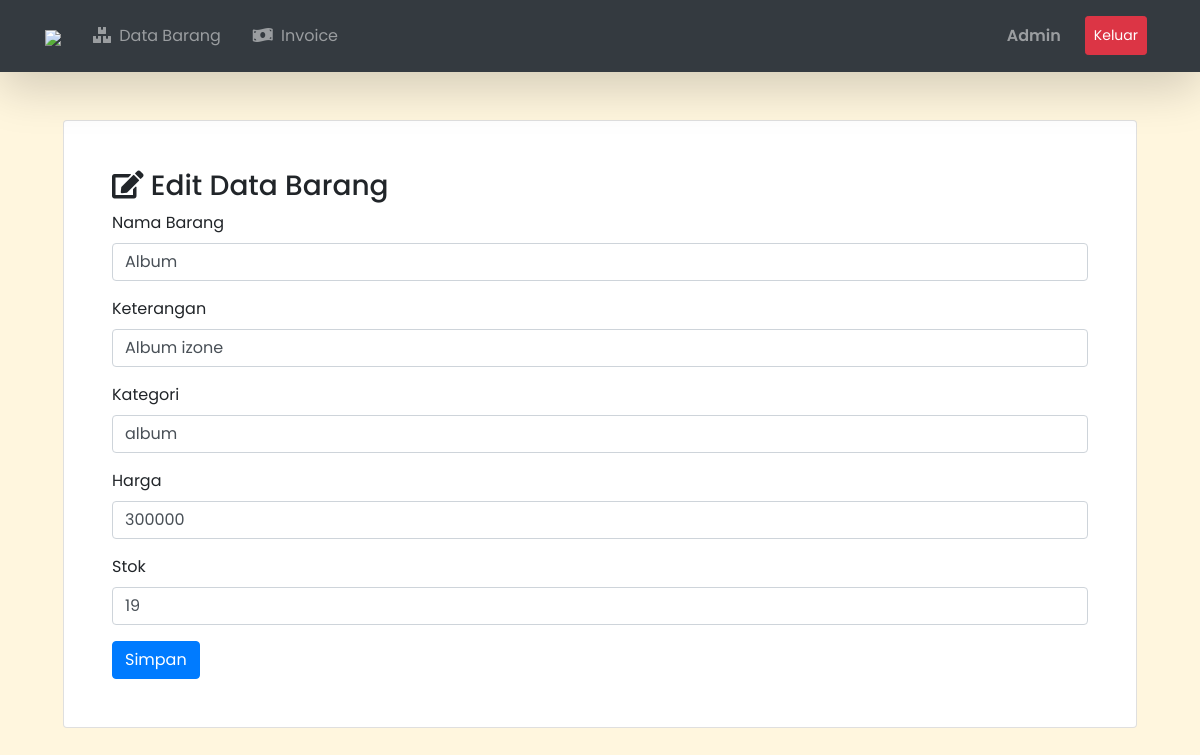
The app's page /admin/data_barang/edit/2 with its own data.
### tables this page shows
CREATE TABLE `barang` (
  `id_brg` int(11) NOT NULL,
  `nama_brg` varchar(120) NOT NULL,
  `keterangan` varchar(225) NOT NULL,
  `kategori` varchar(60) NOT NULL,
  `harga` int(11) NOT NULL,
  `stok` int(4) NOT NULL,
  `gambar` text NOT NULL
);

### application/controllers/admin/data_barang.php (called while the page is built, shortened)
<?php
class Data_barang extends CI_Controller {
    public function edit($id){
        $where = ['id_brg' => $id];
        $data['barang'] = $this->model_barang->edit_barang($where,'barang')->result();
        $this->load->view('templates_admin/header');
		$this->load->view('templates_admin/sidebar');
		$this->load->view('admin/edit_barang',$data);
		$this->load->view('templates_admin/footer');
    }
}

### index.php (called while the page is built, shortened)
<?php
require_once BASEPATH.'core/CodeIgniter.php';

### application/models/model_barang.php (called while the page is built, shortened)
<?php
class Model_barang extends CI_Model {
    public function edit_barang($where, $table){
        return $this->db->get_where($table, $where);
    }
}

### application/views/admin/edit_barang.php (the view, shortened to what this page needs)
<div class="container-fluid">
    <div class="card p-5 m-5">
    <h3> <i class="fas fa-edit"></i> Edit Data Barang</h3>
    <?php foreach($barang as $brg) : ?>
        <form action="<?= base_url().'admin/data_barang/update' ?>" method="POST">
            <div class="form-group">
                <label> Nama Barang </label>
                <input type="text" name="nama_brg" class="form-control" value="<?= $brg->nama_brg ?>">
            </div>
            <div class="form-group">
                <label> Keterangan </label>
                <input type="text" name="keterangan" class="form-control" value="<?= $brg->keterangan ?>">
            </div>
            <div class="form-group">
                <label> Kategori </label>
                <input type="text" name="kategori" class="form-control" value="<?= $brg->kategori?>">
            </div>
            <div class="form-group">
                <label> Harga </label>
                <input type="text" name="harga" class="form-control" value="<?= $brg->harga ?>">
            </div>
            <div class="form-group">
                <label> Stok </label>
                <input type="text" name="stok" class="form-control" value="<?= $brg->stok ?>">
            </div>
            <button class="btn btn-primary btn" type="submit"> Simpan</button>
        </form>
    <?php endforeach; ?>
    </div>
</div>

### records on screen
barang: nama_brg "Album", keterangan "Album izone", kategori "album", harga "300000", stok "19"
